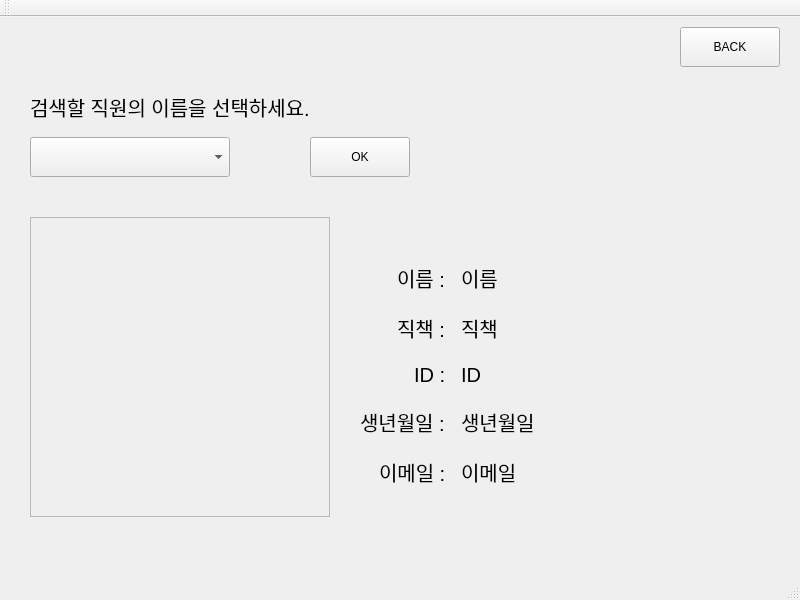
<?xml version="1.0" encoding="UTF-8"?>
<ui version="4.0">
 <class>MainWindow</class>
 <widget class="QMainWindow" name="MainWindow">
  <property name="enabled">
   <bool>true</bool>
  </property>
  <property name="geometry">
   <rect>
    <x>0</x>
    <y>0</y>
    <width>800</width>
    <height>600</height>
   </rect>
  </property>
  <property name="windowTitle">
   <string>MainWindow</string>
  </property>
  <widget class="QWidget" name="centralwidget">
   <widget class="QLabel" name="serch_label">
    <property name="geometry">
     <rect>
      <x>30</x>
      <y>70</y>
      <width>400</width>
      <height>40</height>
     </rect>
    </property>
    <property name="font">
     <font>
      <pointsize>15</pointsize>
     </font>
    </property>
    <property name="text">
     <string>검색할 직원의 이름을 선택하세요.</string>
    </property>
   </widget>
   <widget class="QPushButton" name="pushButton">
    <property name="geometry">
     <rect>
      <x>680</x>
      <y>10</y>
      <width>100</width>
      <height>40</height>
     </rect>
    </property>
    <property name="text">
     <string>BACK</string>
    </property>
   </widget>
   <widget class="QComboBox" name="comboBox">
    <property name="geometry">
     <rect>
      <x>30</x>
      <y>120</y>
      <width>200</width>
      <height>40</height>
     </rect>
    </property>
   </widget>
   <widget class="QPushButton" name="pushButton_2">
    <property name="geometry">
     <rect>
      <x>310</x>
      <y>120</y>
      <width>100</width>
      <height>40</height>
     </rect>
    </property>
    <property name="text">
     <string>OK</string>
    </property>
   </widget>
   <widget class="QWidget" name="formLayoutWidget">
    <property name="geometry">
     <rect>
      <x>360</x>
      <y>200</y>
      <width>271</width>
      <height>315</height>
     </rect>
    </property>
    <layout class="QFormLayout" name="formlayout_info">
     <property name="labelAlignment">
      <set>Qt::AlignRight|Qt::AlignTrailing|Qt::AlignVCenter</set>
     </property>
     <property name="formAlignment">
      <set>Qt::AlignLeading|Qt::AlignLeft|Qt::AlignVCenter</set>
     </property>
     <property name="horizontalSpacing">
      <number>10</number>
     </property>
     <property name="verticalSpacing">
      <number>20</number>
     </property>
     <item row="0" column="0">
      <widget class="QLabel" name="label">
       <property name="enabled">
        <bool>true</bool>
       </property>
       <property name="font">
        <font>
         <pointsize>15</pointsize>
        </font>
       </property>
       <property name="text">
        <string>이름 : </string>
       </property>
      </widget>
     </item>
     <item row="0" column="1">
      <widget class="QLabel" name="label_6">
       <property name="font">
        <font>
         <pointsize>15</pointsize>
        </font>
       </property>
       <property name="text">
        <string>이름</string>
       </property>
      </widget>
     </item>
     <item row="1" column="0">
      <widget class="QLabel" name="label_2">
       <property name="font">
        <font>
         <pointsize>15</pointsize>
        </font>
       </property>
       <property name="text">
        <string>직책 : </string>
       </property>
      </widget>
     </item>
     <item row="1" column="1">
      <widget class="QLabel" name="label_7">
       <property name="font">
        <font>
         <pointsize>15</pointsize>
        </font>
       </property>
       <property name="text">
        <string>직책</string>
       </property>
      </widget>
     </item>
     <item row="2" column="0">
      <widget class="QLabel" name="label_3">
       <property name="font">
        <font>
         <pointsize>15</pointsize>
        </font>
       </property>
       <property name="text">
        <string>ID : </string>
       </property>
      </widget>
     </item>
     <item row="2" column="1">
      <widget class="QLabel" name="label_8">
       <property name="font">
        <font>
         <pointsize>15</pointsize>
        </font>
       </property>
       <property name="text">
        <string>ID</string>
       </property>
      </widget>
     </item>
     <item row="3" column="0">
      <widget class="QLabel" name="label_4">
       <property name="font">
        <font>
         <pointsize>15</pointsize>
        </font>
       </property>
       <property name="text">
        <string>생년월일 : </string>
       </property>
      </widget>
     </item>
     <item row="3" column="1">
      <widget class="QLabel" name="label_9">
       <property name="font">
        <font>
         <pointsize>15</pointsize>
        </font>
       </property>
       <property name="text">
        <string>생년월일</string>
       </property>
      </widget>
     </item>
     <item row="4" column="0">
      <widget class="QLabel" name="label_5">
       <property name="font">
        <font>
         <pointsize>15</pointsize>
        </font>
       </property>
       <property name="text">
        <string>이메일 : </string>
       </property>
      </widget>
     </item>
     <item row="4" column="1">
      <widget class="QLabel" name="label_10">
       <property name="font">
        <font>
         <pointsize>15</pointsize>
        </font>
       </property>
       <property name="text">
        <string>이메일</string>
       </property>
      </widget>
     </item>
    </layout>
   </widget>
   <widget class="QFrame" name="frame">
    <property name="geometry">
     <rect>
      <x>30</x>
      <y>200</y>
      <width>300</width>
      <height>300</height>
     </rect>
    </property>
    <property name="frameShape">
     <enum>QFrame::StyledPanel</enum>
    </property>
    <property name="frameShadow">
     <enum>QFrame::Raised</enum>
    </property>
   </widget>
  </widget>
  <widget class="QMenuBar" name="menubar">
   <property name="geometry">
    <rect>
     <x>0</x>
     <y>0</y>
     <width>800</width>
     <height>26</height>
    </rect>
   </property>
  </widget>
  <widget class="QStatusBar" name="statusbar"/>
  <widget class="QToolBar" name="toolBar">
   <property name="windowTitle">
    <string>toolBar</string>
   </property>
   <attribute name="toolBarArea">
    <enum>TopToolBarArea</enum>
   </attribute>
   <attribute name="toolBarBreak">
    <bool>false</bool>
   </attribute>
  </widget>
 </widget>
 <resources/>
 <connections/>
</ui>
